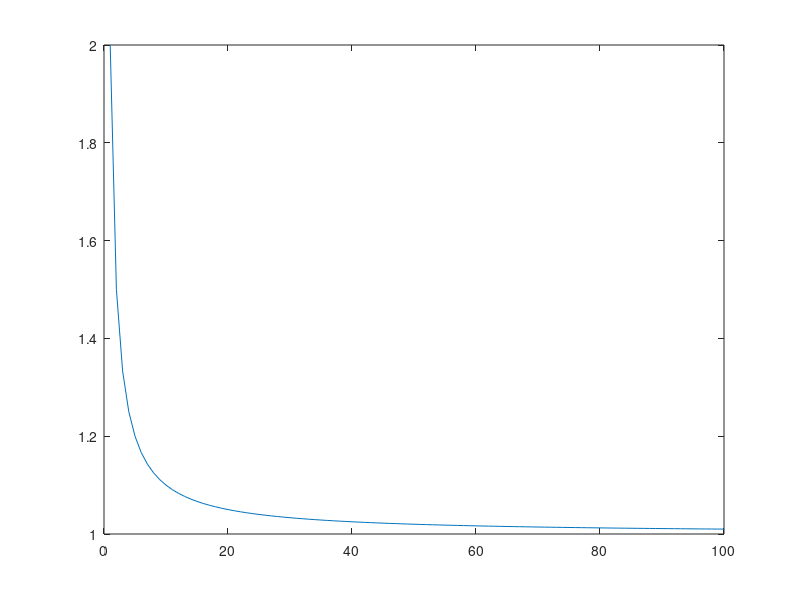

Recreate this plot in MATLAB.
% 
% Data = [ 1000	0.0027
% 2000	0.0085
% 4000	0.0307
% 8000	0.143
% 10000	0.2303
% 16000	0.6095
% 20000	0.9641
% 30000	2.2172
% 32000	2.5193
% 40000	4.0361
% 50000	6.3049
% 60000	9.0299
% 64000	10.2922
% 70000	12.3231
% 80000	16.1143
% 90000	20.4949
% 100000	25.3859
% 110000	30.4015
% 128000	41.1191
% 200000,  4*25.3859];
% 
% 
% g = @(n) n.*n;
% 
% n = Data(:,1);
% f = Data(:,2);
% gn = g(n);
% 
% fg_ratio = f./gn;
% 
% 
% 
% figure(1)
% plot(n,fg_ratio,'.-r', 'markersize',20)
% figure(2)
% plot(n,f,'.-r', 'markersize',20)
% hold on
% plot(n,g(n), '.-b', 'markersize',20)
% xlabel('n')
% ylabel('t');
% 
% hold off


f = @(N) 0.5.*N .*(N+1);
g = @(N) N.*log(N);
g = @(N) 0.5*N.*N;
N = 1:100;
plot(N, f(N)./g(N));

j = 0;
N= 10000;
for i = 0:N
    j = j+i;
end

j
T = (N*(N+1))/2

j - T